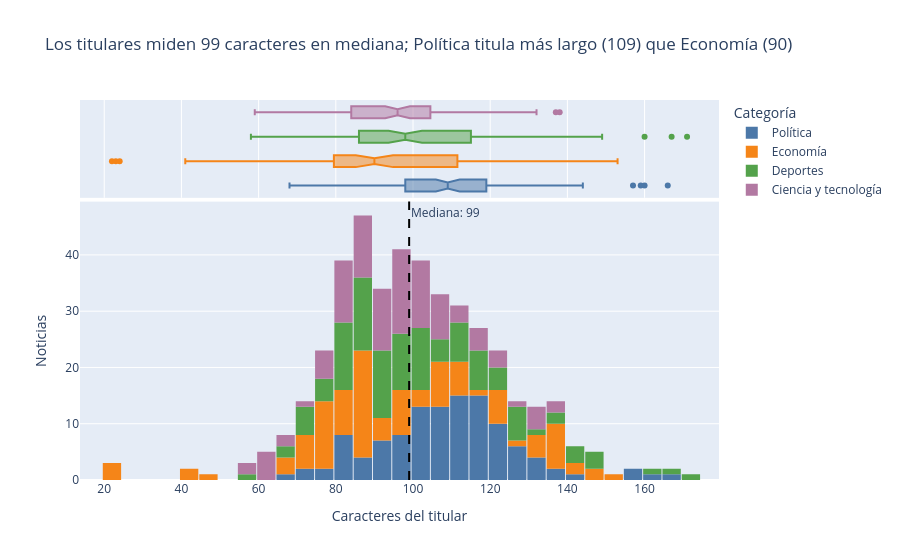

Write notebook code for a chart like this one.
### Markdown cell above
Histograma de longitud de caracteres de los titulares.

### Code cell
ORDEN = ["Política", "Economía", "Deportes", "Ciencia y tecnología"]
COLORES = {"Política": "#4C78A8", "Economía": "#F58518",
           "Deportes": "#54A24B", "Ciencia y tecnología": "#B279A2"}

med_total = int(df["largo_titular"].median())
mediana = df.groupby("categoria")["largo_titular"].median().sort_values()
titulo3 = (f"Los titulares miden {med_total} caracteres en mediana; "
           f"{mediana.index[-1]} titula más largo ({int(mediana.iloc[-1])}) que {mediana.index[0]} ({int(mediana.iloc[0])})")

fig3 = px.histogram(df, x="largo_titular", nbins=30, color="categoria", marginal="box",
                    category_orders={"categoria": ORDEN}, color_discrete_map=COLORES,
                    title=titulo3,
                    labels={"largo_titular": "Caracteres del titular", "categoria": "Categoría"})
fig3.update_yaxes(title_text="Noticias", row=1, col=1)              # eje Y del histograma
fig3.update_layout(bargap=0.05)                                     # pequeño espacio entre barras
fig3.add_vline(x=med_total, line_dash="dash", line_color="black",
               annotation_text=f"Mediana: {med_total}", annotation_position="top right",
               row=1, col=1)
mostrar(fig3, "03_histograma_largo_titulares")

### Figure 1 — Plotly figure (JSON) as saved in the notebook; plotly's stock layout.template omitted (floating-point values rounded to 4 significant figures)
{"data": [{"bingroup": "x", "hovertemplate": "Categoría=Política<br>Caracteres del titular=%{x}<br>count=%{y}<extra></extra>", "legendgroup": "Política", "marker": {"color": "#4C78A8", "pattern": {"shape": ""}}, "name": "Política", "nbinsx": 30, "orientation": "v", "showlegend": true, "type": "histogram", "x": [82, 112, 110, 103, 88, 105, 110, 125, 104, 116, 120, 103, 110, 115, 83, 130, 73, 116, 98, 109, 88, 116, 91, 129, 114, 113, 127, 121, 112, 84, 104, 115, 112, 76, 98, 157, 112, 103, 82, 117, 112, 107, 120, 94, 84, 107, 124, 127, 144, 105, 97, 74, 101, 99, 104, 91, 113, 108, 92, 159, 95, 130, 122, 107, 119, 102, 160, 108, 104, 116, 166, 130, 111, 120, 114, 68, 96, 83, 92, 129, 98, 94, 120, 97, 114, 79, 109, 136, 118, 105, 117, 121, 105, 115, 83, 101, 103, 94, 89, 113, 126, 119, 120, 104, 135, 133, 116, 119, 82, 118, 104, 88, 106, 107, 124], "xaxis": "x", "yaxis": "y"}, {"hovertemplate": "Categoría=Política<br>Caracteres del titular=%{x}<extra></extra>", "legendgroup": "Política", "marker": {"color": "#4C78A8"}, "name": "Política", "notched": true, "showlegend": false, "type": "box", "x": [82, 112, 110, 103, 88, 105, 110, 125, 104, 116, 120, 103, 110, 115, 83, 130, 73, 116, 98, 109, 88, 116, 91, 129, 114, 113, 127, 121, 112, 84, 104, 115, 112, 76, 98, 157, 112, 103, 82, 117, 112, 107, 120, 94, 84, 107, 124, 127, 144, 105, 97, 74, 101, 99, 104, 91, 113, 108, 92, 159, 95, 130, 122, 107, 119, 102, 160, 108, 104, 116, 166, 130, 111, 120, 114, 68, 96, 83, 92, 129, 98, 94, 120, 97, 114, 79, 109, 136, 118, 105, 117, 121, 105, 115, 83, 101, 103, 94, 89, 113, 126, 119, 120, 104, 135, 133, 116, 119, 82, 118, 104, 88, 106, 107, 124], "xaxis": "x2", "yaxis": "y2"}, {"bingroup": "x", "hovertemplate": "Categoría=Economía<br>Caracteres del titular=%{x}<br>count=%{y}<extra></extra>", "legendgroup": "Economía", "marker": {"color": "#F58518", "pattern": {"shape": ""}}, "name": "Economía", "nbinsx": 30, "orientation": "v", "showlegend": true, "type": "histogram", "x": [98, 89, 99, 105, 99, 87, 91, 106, 87, 77, 65, 111, 23, 43, 99, 77, 89, 141, 66, 79, 100, 97, 88, 85, 88, 77, 103, 81, 72, 86, 110, 24, 123, 153, 121, 124, 71, 148, 78, 69, 108, 119, 80, 111, 149, 127, 139, 89, 124, 91, 95, 75, 72, 87, 120, 77, 83, 89, 76, 22, 41, 136, 46, 134, 71, 85, 114, 133, 76, 112, 137, 135, 137, 136, 107, 83, 131, 138, 110, 136, 106, 76, 86, 86, 87, 88, 84, 86, 78, 105, 108, 82, 85, 142, 81, 89, 95, 93, 77, 121, 132, 74, 83, 74, 94, 95, 104, 109], "xaxis": "x", "yaxis": "y"}, {"hovertemplate": "Categoría=Economía<br>Caracteres del titular=%{x}<extra></extra>", "legendgroup": "Economía", "marker": {"color": "#F58518"}, "name": "Economía", "notched": true, "showlegend": false, "type": "box", "x": [98, 89, 99, 105, 99, 87, 91, 106, 87, 77, 65, 111, 23, 43, 99, 77, 89, 141, 66, 79, 100, 97, 88, 85, 88, 77, 103, 81, 72, 86, 110, 24, 123, 153, 121, 124, 71, 148, 78, 69, 108, 119, 80, 111, 149, 127, 139, 89, 124, 91, 95, 75, 72, 87, 120, 77, 83, 89, 76, 22, 41, 136, 46, 134, 71, 85, 114, 133, 76, 112, 137, 135, 137, 136, 107, 83, 131, 138, 110, 136, 106, 76, 86, 86, 87, 88, 84, 86, 78, 105, 108, 82, 85, 142, 81, 89, 95, 93, 77, 121, 132, 74, 83, 74, 94, 95, 104, 109], "xaxis": "x2", "yaxis": "y2"}, {"bingroup": "x", "hovertemplate": "Categoría=Deportes<br>Caracteres del titular=%{x}<br>count=%{y}<extra></extra>", "legendgroup": "Deportes", "marker": {"color": "#54A24B", "pattern": {"shape": ""}}, "name": "Deportes", "nbinsx": 30, "orientation": "v", "showlegend": true, "type": "histogram", "x": [121, 127, 108, 81, 148, 108, 116, 67, 82, 128, 124, 100, 125, 90, 120, 103, 73, 102, 103, 95, 70, 87, 92, 97, 101, 85, 88, 117, 86, 114, 102, 113, 100, 58, 110, 80, 70, 102, 84, 86, 74, 146, 141, 89, 135, 84, 120, 104, 167, 98, 83, 79, 90, 118, 107, 135, 160, 80, 67, 88, 77, 80, 89, 99, 92, 83, 92, 81, 86, 98, 112, 96, 71, 112, 93, 83, 149, 171, 118, 109, 94, 101, 99, 93, 77, 115, 86, 128, 126, 90, 94, 88, 90, 96, 140, 142, 112, 89, 98, 115, 133, 94, 101, 114, 89, 115, 129, 76, 84, 95], "xaxis": "x", "yaxis": "y"}, {"hovertemplate": "Categoría=Deportes<br>Caracteres del titular=%{x}<extra></extra>", "legendgroup": "Deportes", "marker": {"color": "#54A24B"}, "name": "Deportes", "notched": true, "showlegend": false, "type": "box", "x": [121, 127, 108, 81, 148, 108, 116, 67, 82, 128, 124, 100, 125, 90, 120, 103, 73, 102, 103, 95, 70, 87, 92, 97, 101, 85, 88, 117, 86, 114, 102, 113, 100, 58, 110, 80, 70, 102, 84, 86, 74, 146, 141, 89, 135, 84, 120, 104, 167, 98, 83, 79, 90, 118, 107, 135, 160, 80, 67, 88, 77, 80, 89, 99, 92, 83, 92, 81, 86, 98, 112, 96, 71, 112, 93, 83, 149, 171, 118, 109, 94, 101, 99, 93, 77, 115, 86, 128, 126, 90, 94, 88, 90, 96, 140, 142, 112, 89, 98, 115, 133, 94, 101, 114, 89, 115, 129, 76, 84, 95], "xaxis": "x2", "yaxis": "y2"}, {"bingroup": "x", "hovertemplate": "Categoría=Ciencia y tecnología<br>Caracteres del titular=%{x}<br>count=%{y}<extra></extra>", "legendgroup": "Ciencia y tecnología", "marker": {"color": "#B279A2", "pattern": {"shape": ""}}, "name": "Ciencia y tecnología", "nbinsx": 30, "orientation": "v", "showlegend": true, "type": "histogram", "x": [124, 113, 116, 131, 120, 114, 137, 97, 130, 84, 97, 103, 96, 107, 89, 80, 101, 80, 88, 88, 96, 138, 122, 90, 84, 78, 90, 106, 103, 102, 97, 107, 94, 95, 76, 103, 101, 99, 62, 85, 94, 81, 88, 88, 93, 82, 115, 115, 59, 97, 106, 101, 90, 99, 94, 130, 77, 62, 105, 59, 90, 83, 87, 117, 103, 102, 97, 105, 99, 74, 90, 62, 88, 60, 128, 80, 103, 104, 98, 83, 97, 67, 100, 89, 98, 77, 76, 90, 61, 99, 132, 93, 83, 108, 80, 89, 89, 65, 114, 107], "xaxis": "x", "yaxis": "y"}, {"hovertemplate": "Categoría=Ciencia y tecnología<br>Caracteres del titular=%{x}<extra></extra>", "legendgroup": "Ciencia y tecnología", "marker": {"color": "#B279A2"}, "name": "Ciencia y tecnología", "notched": true, "showlegend": false, "type": "box", "x": [124, 113, 116, 131, 120, 114, 137, 97, 130, 84, 97, 103, 96, 107, 89, 80, 101, 80, 88, 88, 96, 138, 122, 90, 84, 78, 90, 106, 103, 102, 97, 107, 94, 95, 76, 103, 101, 99, 62, 85, 94, 81, 88, 88, 93, 82, 115, 115, 59, 97, 106, 101, 90, 99, 94, 130, 77, 62, 105, 59, 90, 83, 87, 117, 103, 102, 97, 105, 99, 74, 90, 62, 88, 60, 128, 80, 103, 104, 98, 83, 97, 67, 100, 89, 98, 77, 76, 90, 61, 99, 132, 93, 83, 108, 80, 89, 89, 65, 114, 107], "xaxis": "x2", "yaxis": "y2"}], "layout": {"annotations": [{"showarrow": false, "text": "Mediana: 99", "x": 99, "xanchor": "left", "xref": "x", "y": 1, "yanchor": "top", "yref": "y domain"}], "bargap": 0.05, "barmode": "relative", "legend": {"title": {"text": "Categoría"}, "tracegroupgap": 0}, "shapes": [{"line": {"color": "black", "dash": "dash"}, "type": "line", "x0": 99, "x1": 99, "xref": "x", "y0": 0, "y1": 1, "yref": "y domain"}], "title": {"text": "Los titulares miden 99 caracteres en mediana; Política titula más largo (109) que Economía (90)"}, "xaxis": {"anchor": "y", "domain": [0, 1], "title": {"text": "Caracteres del titular"}}, "xaxis2": {"anchor": "y2", "domain": [0, 1], "matches": "x", "showgrid": true, "showticklabels": false}, "yaxis": {"anchor": "x", "domain": [0, 0.7326], "title": {"text": "Noticias"}}, "yaxis2": {"anchor": "x2", "domain": [0.7426, 1], "matches": "y2", "showgrid": false, "showline": false, "showticklabels": false, "ticks": ""}}}
